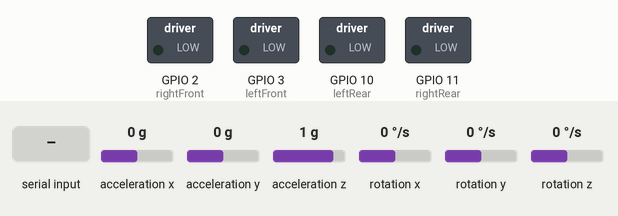
Recording of a sketch running on a simulated ESP32-S3. Shown: switched loads named in the sketch (green lamp = pin HIGH). The inputs (shaded band) are chosen by the test bench; at power-on: rotation z 0 °/s, acceleration y 0 g, acceleration x 0 g, acceleration z 1 g, rotation x 0 °/s, rotation y 0 °/s.

Above: at 4.2 s.
4.3 s: rotation z set to -18 °/s
7.3 s: rotation z set to -22 °/s
At 8.0 s:
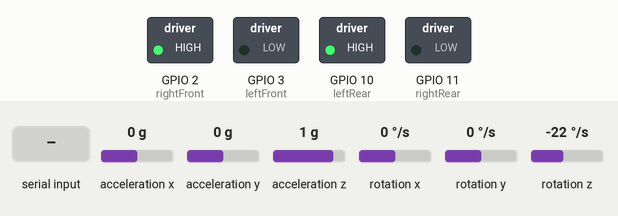
8.9 s: "Y 150\n" received over Serial
At 10.5 s:
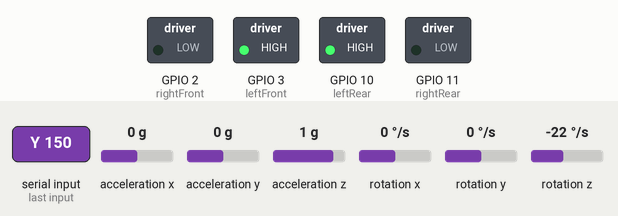
11.5 s: acceleration y set to 0.2 g
13.0 s: "X 150\n" received over Serial
At 13.6 s:
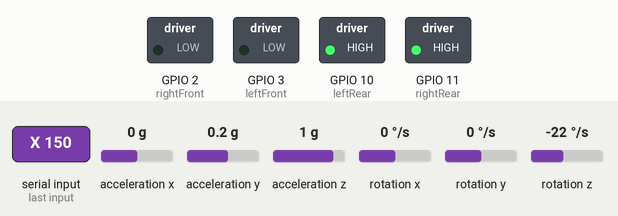
16.0 s: acceleration x set to -0.2 g
Timing chart, 0 to 18.5 s (numbered marks = the images above; inputs shaded):
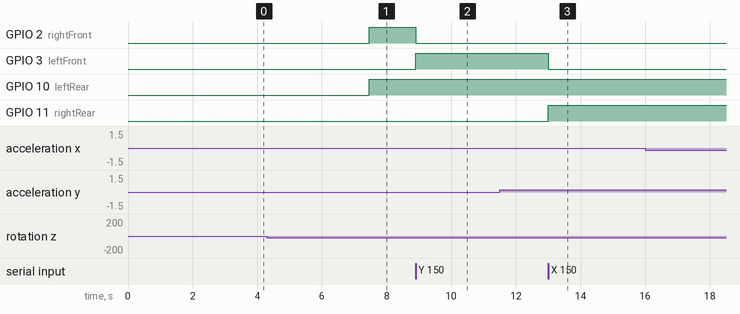

Measured:
- the behaviour switches between -19 and -20 °/s on rotation z (found by bisection; images 0 and 1)
- after the input at 4.3 s, every drawn part: stays the same
- after the input at 8.9 s, GPIO 2 (rightFront): HIGH → LOW at once; GPIO 3 (leftFront): LOW → HIGH at once
- after the input at 13.0 s, GPIO 3 (leftFront): HIGH → LOW at once; GPIO 11 (rightRear): LOW → HIGH at once

The sketch:

sketch_mar15a.ino
```cpp
#include <MPU6050_tockn.h>

#include <Wire.h>

#ifdef _ESP32_HAL_I2C_H_
#define SDA_PIN 4
#define SCL_PIN 5
#endif

#define calculatedGyroOffsetX -6.65
#define calculatedGyroOffsetY -1.62
#define calculatedGyroOffsetZ -1.62

#define BAUD_RATE 19200

#define MAX_SIZE_OF_SERIAL 64

#define DEBUG false

#define ACCELEROMETER_COEF 0.1
#define GYRO_COEF 0.1

typedef enum
{
  X,
  Y,
  Z
} COORD;

int leftFront = 3, rightFront = 2, leftRear = 10, rightRear = 11;

MPU6050 mySensor(Wire, ACCELEROMETER_COEF, GYRO_COEF);
/*
  Trottle - высота  (Левый стик, вертикаль)
  Pitch - Тангаж    (Правый стик, вертикаль)
  Roll -  Крен      (Правый стик, горизонталь)
  Yaw -   Рысканье  (Левый стик, горизонталь)
*/

//delaytime
int dT = 2;

//PID's coefficients
float KpYaw =   19.04041, KiYaw =   -0.07566, KdYaw =  	36.17238; //YAW   РЫСКАНЬЕ - Z
float KpRoll =  15.20834, KiRoll =  -0.00005, KdRoll = 	38.19664; //ROLL  КРЕН     - X
float KpPitch = 23.07135, KiPitch = -0.01472, KdPitch = 44.36351; //PITCH ТАНГАЖ   - Y

//PID's values to storage
int PIDYaw = 0, PIDRoll = 0, PIDPitch = 0;

//Errors to PID
int errorYaw = 0, errorRoll = 0, errorPitch = 0;

//Last values of calculateErrors for derivation
float lastYaw = 0.0, lastRoll = 0.0, lastPitch = 0.0;

//Integrator values for inegration;
int integratedYaw = 0, integratedRoll = 0, integratedPitch = 0;

//Values for motors
int LF, RF, LR, RR;

//Input values from serial
int inTrottle = 0, inYaw = 0, inRoll = 0, inPitch = 0;

//Input raw values from MPU60560
float inAngleX = 0.0, inAngleY = 0.0, inAngleZ = 0.0;

void getRadFromDegrees()
{
	inAngleX *= 0.0174;
	inAngleY *= 0.0174;
	inAngleZ *= 0.0174;
}

void writeMotors()
{
  digitalWrite(leftFront,LF);
  digitalWrite(rightFront, RF);
  digitalWrite(leftRear, LR);
  digitalWrite(rightRear, RR);
}

void getAngles()
{
  inAngleX = mySensor.getAngleX();
  inAngleY = mySensor.getAngleY();
  inAngleZ = mySensor.getAngleZ();
}

void PIDs()
{
  PIDYaw = (int)(KpYaw * errorYaw + KdYaw * (errorYaw - lastYaw) / dT / 0.001 + KiYaw * (integratedYaw + errorYaw) * dT * 0.001);
  integratedYaw += errorYaw;
  lastYaw = errorYaw;

  PIDRoll = (int)(KpRoll * errorRoll + KdRoll * (errorRoll - lastRoll) / dT / 0.001 + KiRoll * (integratedRoll + errorRoll) * dT * 0.001);
  integratedRoll += errorRoll;
  lastRoll = errorRoll;

  PIDPitch = (int)(KpPitch * errorPitch + KdPitch * (errorPitch - lastPitch) / dT / 0.001 + KiPitch * (integratedPitch + errorPitch) * dT * 0.001);
  integratedPitch += errorPitch;
  lastPitch = errorPitch;
}

void calculateErrors()
{
  errorYaw = inYaw - inAngleZ;
  errorRoll = inRoll - inAngleX;
  errorPitch = inPitch - inAngleY;
}

void countMotors()
{
  LF = constrain(inTrottle - PIDPitch - PIDYaw + PIDRoll, 0, 255);
  RF = constrain(inTrottle - PIDPitch + PIDYaw - PIDRoll, 0, 255);
  LR = constrain(inTrottle + PIDPitch + PIDYaw + PIDRoll, 0, 255);
  RR = constrain(inTrottle + PIDPitch - PIDYaw - PIDRoll, 0, 255);
}

void readCommandFromSerial()
{
  float angle = 0.0;
  COORD inputCoord;
  char message[MAX_SIZE_OF_SERIAL];
  int i = 0;

  for (i = 0; i < MAX_SIZE_OF_SERIAL; i++) {
    message[i] = '\0';
  }

  i = 0;
  while (Serial.available() > 0 && i < MAX_SIZE_OF_SERIAL) {
    message[i] = Serial.read();
    i++;
  }
  if (i == 0)
    return;

  if (strncmp(message, "Z", 1) == 0 || strncmp(message, "z", 1) == 0)
    inputCoord = Z;
  else if (strncmp(message, "Y", 1) == 0 || strncmp(message, "y", 1) == 0)
    inputCoord = Y;
  else if (strncmp(message, "X", 1) == 0 || strncmp(message, "x", 1) == 0)
    inputCoord = X;
  else if (strncmp(message, "T", 1) == 0 || strncmp(message, "t", 1) == 0) {
    char *pch = strtok(message, " ");
    pch = strtok(NULL, " ");
    inTrottle = atoi(pch);
    return;
  }

  char *pch = strtok(message, " ");
  pch = strtok(NULL, " ");

  angle = atof(pch);

  switch (inputCoord)
  {
  case Z:
    inYaw = angle;
    break;
  case Y:
    inRoll = angle;
    break;
  case X:
    inPitch = angle;
    break;
  default:
   break;
  }
}

void setup()
{
  Serial.begin(BAUD_RATE);
  // put your setup code here, to run once:
  // setup pins (digital: 2 in for accelerometer and gyro, 4 out for motors)
  pinMode(leftFront, OUTPUT);
  pinMode(rightFront, OUTPUT);
  pinMode(leftRear, OUTPUT);
  pinMode(rightRear, OUTPUT);

#ifdef _ESP32_HAL_I2C_H_        // For ESP32
  Wire.begin(SDA_PIN, SCL_PIN); // SDA, SCL
#else
  Wire.begin();
#endif

  mySensor.begin();

  if (DEBUG)
    mySensor.calcGyroOffsets(true);
  else
  {
    mySensor.calcGyroOffsets();
    mySensor.setGyroOffsets(calculatedGyroOffsetX, calculatedGyroOffsetY, calculatedGyroOffsetZ);
  }
}

void debugOutput(const char *param)
{
  if (strcmp(param, "angle") == 0)
  {
    Serial.print("\nangleX:");
    Serial.print(inAngleX);

    Serial.print("\tangleY:");
    Serial.print(inAngleY);

    Serial.print("\tangleZ:");
    Serial.print(inAngleZ);
    return;
  }
}

void loop()
{
  //get input
  readCommandFromSerial();
  //get datas
  mySensor.update();
  getAngles();
  getRadFromDegrees();
  if (DEBUG){
    debugOutput("angle");
  }
  //calculate calculateErrors
  calculateErrors();
  //PID
  PIDs();
  //count motors
  countMotors();
  //write motors
  writeMotors();

  delay(dT);
}
```
